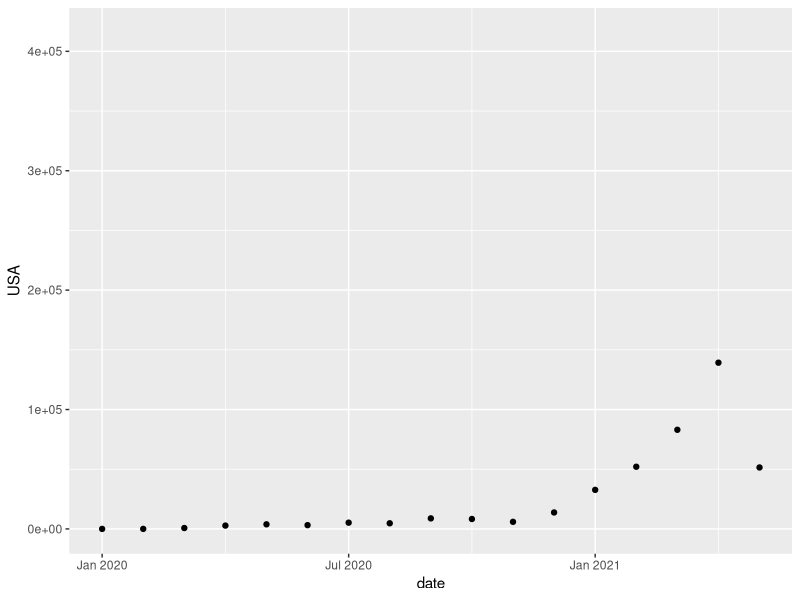

Reproduce this figure in R.
## ---- chunk 1
rm( list=ls()) #clean up worksapce
library(tidyverse)
library(lubridate)
library(readxl)
## ---- chunk 2
tb = read_excel('gisaid_monthly_submissions_global_2021-05-12-0958.xlsx')
## ---- chunk 3
str(tb)
## ---- chunk 4
?str
help(str);
head(tb)
## ---- chunk 5
#indexing features of R
tb[1:5, 2:4]
## ---- chunk 6
tb[3, 4]
## ---- chunk 7
# what is the 5th and 9th rows in age and SciLitScore: 
tb[c(3, 4, 7), c(4,5)]
## ---- chunk 8
tb[c(3,4), c( '03/2020', "04/2020")]
## ---- chunk 9
head(tb)
## ---- chunk 10
head( tb[, 2:3], n=2)
## ---- chunk 11
# how many columns? 
length(tb[1,])
print(paste( "There are ", length(tb[1,]), " columns"))
## ---- chunk 12
tb1 = t(tb[, 2: length(tb[1,])])
tb1 = data.frame(tb1)
names(tb1) = t(tb[,1])
tail(tb1)
## ---- chunk 13
library(zoo)
tb1$date = as.yearmon( row.names(tb1),  "%m/%Y")
ggplot( tb1, aes(x=date, y=USA)) + geom_point()
## ---- chunk 14
names(tb1)
## ---- chunk 15
tb1$USA
## ---- chunk 16
tb1 %>% select (USA)
## ---- chunk 17
tb1 %>% filter( USA > 1) %>% select (USA, China)
head(tb1)
## ---- chunk 18
tb1$"monthly total:"
## ---- chunk 19
sum(tb1$"monthly total:") / 1E6
